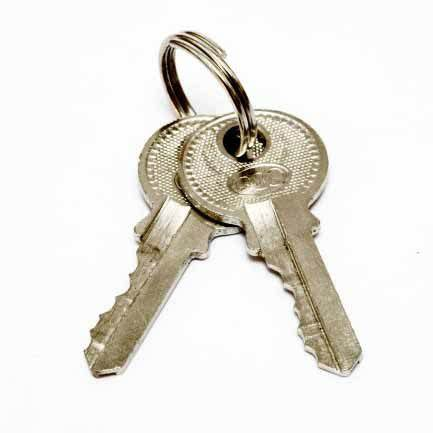
//> input picture untitled72/build/Desktop_Qt_6_7_3-Debug/18.jpg, 433 x 433 px
$ ./main   (built with g++ and OpenCV 4)
//> lines starting //> are read from the running program, lines starting //| are printed output that depends on the picture; after the words box and inside, x2 and y2 are one past the last pixel; in counts of white or black regions, pixels touching at a corner belong together
#include <opencv2/opencv.hpp>
#include <iostream>

using namespace cv;
using namespace std;

int main()
{
    system("color F0");  //更改输出界面颜色
    Mat img = imread("18.jpg");
//> img is the input picture: 433 rows x 433 cols, CV_8UC3; mean B, G, R 226, 231.3, 233.7
    if (img.empty())
    {
        cout << "请确认图像文件名称是否正确" << endl;
        return -1;
    }
    // 边缘检测
    Mat canny;
    Canny(img, canny, 80, 160, 3, false);
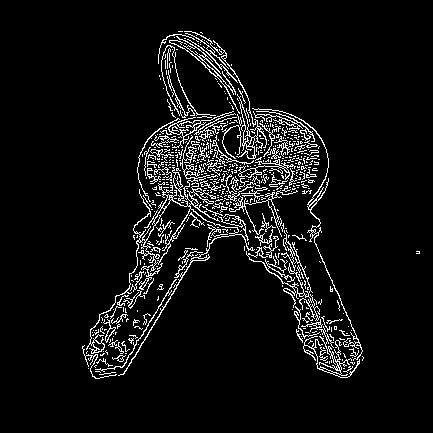
//> canny: 433 rows x 433 cols, CV_8UC1; 6.4% white in thin lines or dots, all inside (x1, y1, x2, y2) = (82, 31, 420, 379)
    //膨胀运算
    Mat kernel = getStructuringElement(0, Size(3, 3));
    dilate(canny, canny, kernel);
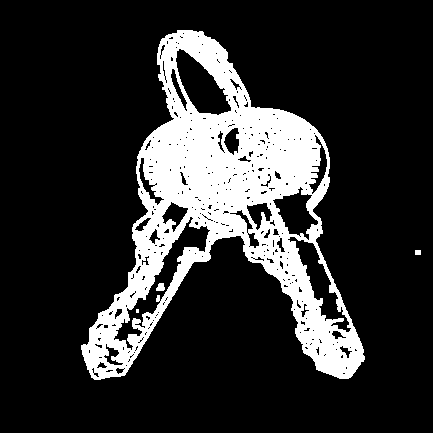
//> canny: 433 rows x 433 cols, CV_8UC1; 18.3% white; 4 white regions (1 under 20 px)

    // 轮廓发现
    vector<vector<Point>> contours;
    vector<Vec4i> hierarchy;
    findContours(canny, contours, hierarchy, 0, 2, Point());
//> contours = 2 contours; box (x1, y1, x2, y2) and area: (81, 30, 365, 380) 44206, (415, 250, 421, 255) 20

    // 创建图像中的一个像素点并绘制圆形
    Point point = Point(250, 200);
    circle(img, point, 2, Scalar(0, 255), 2, 8, 0);
//> img: 433 rows x 433 cols, CV_8UC3; 37 pixels changed, all inside (x1, y1, x2, y2) = (247, 197, 254, 204)

    // 多边形
    for (int t = 0; t < contours.size(); t++)
    {
        // 用最小外接矩形求取轮廓中心
        RotatedRect rect = minAreaRect(contours[t]);
        Point2f center = rect.center;
        circle(img, center, 2, Scalar(0, 255, 0), 2, 8, 0);  //绘制圆心点

        // 轮廓外部点距离轮廓的距离
        double dis = pointPolygonTest(contours[t], point, true);
        // 轮廓内部点距离轮廓的距离
        double dis2 = pointPolygonTest(contours[t], center, true);
        // 输出结果
        cout << "外部点距离轮廓距离: " << dis << endl;
        cout << "内部点距离轮廓距离: " << dis2 << endl;
    }
//> this loop made 2 passes
//> (rect, dis, dis2) on passes 1 to 2: (centre (417.5, 252), size (4, 5), angle -90, -172.4, 2), (centre (221.9, 204.2), size (283, 348.7), angle -0.2, 36.4, 32.84)
//| 外部点距离轮廓距离: -172.409
//| 内部点距离轮廓距离: 2
//| 外部点距离轮廓距离: 36.4005
//| 内部点距离轮廓距离: 32.8365
//> img: 433 rows x 433 cols, CV_8UC3; mean B, G, R 225.9, 231.4, 233.6

    return 0;
}
